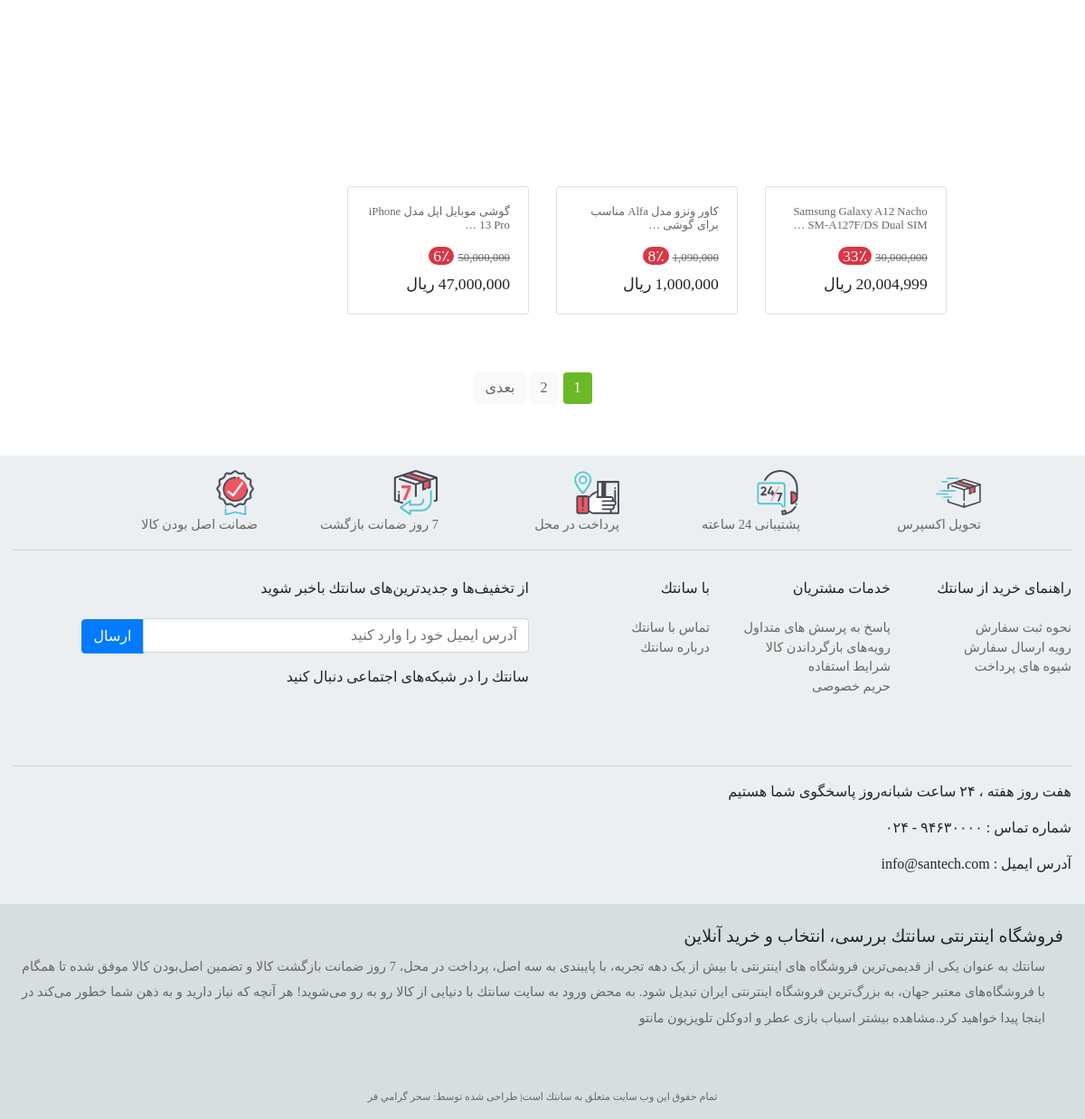
Page /category/گوشی-موبایل/ on the committed database.
### products/models.py (models this page shows, shortened)
class Product(models.Model):
    name = models.CharField(max_length=100)
    slug = models.SlugField(max_length=50, unique=True, allow_unicode=True)
    category = models.ManyToManyField(Category, related_name='products')
    image = models.ImageField()
    image_gallery = models.ManyToManyField(ProductImageGallery, blank=True)
    description = RichTextField()
    price = models.IntegerField()
    has_discount = models.BooleanField(default=False)
    super_price = models.IntegerField(default=0, blank=True)
    available = models.BooleanField(default=True)
    created = models.DateTimeField(auto_now_add=True)
    updated = models.DateTimeField(auto_now=True)
    related_product = models.ManyToManyField('self', blank=True)
    tag = models.ManyToManyField(Tag, blank=True, related_name='tag_products')
    rates = GenericRelation(Rating)
    hits = models.ManyToManyField(IPAddress, through='ProductHit', blank=True, related_name='hits')
    class Meta:
        ordering = ('name',)
    def get_absolute_url(self):
        return reverse('products:product_detail', args=[self.slug,])
    def get_superprice_percent(self):
        percent = (self.price - self.super_price) / self.price * 100
        return int(percent)

### orders/context_processors.py (called while the page is built)
def cart(request):
    return {'cart': Cart(request)}

### products/views.py (called while the page is built)
    def get_queryset(self):
        global category
        slug = self.kwargs.get('category_slug')
        category = get_object_or_404(Category, slug=uri_to_iri(slug), status=True)
        products = Product.objects.filter(category=category, available=True)
        return products

    def get_context_data(self, **kwargs):
        context = super().get_context_data(**kwargs)
        context['category'] = category
        return context

### products/templates/products/category_filter.html (shortened to what this page needs)
{% extends 'base.html' %}
{% load humanize %}
{% block content %}
<div class="p-3 mb-3">
    <div class="row">
        <div class="col-1"></div>
        <div class="col-10">
            <div class="align-items-center mx-auto">
                <div class="row card-group">
                    {% for product in products %}
                        <div class="col-6 col-md-3 mb-3">
                            <a href="{{ product.get_absolute_url }}">
                                <div class="card" >
                                    <div class="card-body">
                                        <h3 class="card-title"> {{ product.name|truncatewords:7 }}</h3>
                                        <div class="price-container">
                                            {% if product.has_discount %}
                                                <del>{{ product.price|intcomma:False }}</del>
                                                <span class="discount badge-danger">{{ product.get_superprice_percent }}٪</span>
                                                <div style="height: 5px"></div>
                                                <span class="now-price">{{ product.super_price|intcomma:False }}</span>
                                                <span class="price-unit">ریال</span>
                                            {% else %}
                                                <div style="height: 5px"></div>
                                                <span class="now-price">{{ product.price|intcomma:False }}</span>
                                                <span class="price-unit">ریال</span>
                                            {% endif %}
                                        </div>
                                    </div>
                                </div>
                            </a>
                        </div>
                    {% empty %}
                        <p class="alert alert-info">
                            فعلا هیچ محصولی در این دسته بندی موجود نیست.
                        </p>
                    {% endfor %}
                </div>
            </div>
        </div>
        <div class="col-1"></div>
    </div>
        <ul class="pagination mt-5">
            {% for page in paginator.page_range %}
                {% if page == page_obj.number %}
                    <li class="active"><a href="?page={{ page }}">{{ page }}</a></li>
                {% else %}
                    <li><a href="?page={{ page }}">{{ page }}</a></li>
                {% endif %}
            {% endfor %}
            {% if page_obj.has_next %}
                <li><a href="?page={{ page_obj.next_page_number }}">بعدی</a></li>
            {% endif %}
        </ul>
</div>
{% endblock %}

### templates/base.html (shortened to what this page needs)
{% load static %}
{% load render_partial %}
<!DOCTYPE html>
<html lang="en">
<head>
    <link rel="stylesheet" href="{% static 'css/bootstrap.css' %}" />
    <link rel="stylesheet" href="{% static 'css/main.css' %}" />
    <link rel="stylesheet" type="text/css" href="{% static 'font-awesome/css/font-awesome.min.css' %}" />
    <link rel="stylesheet" href="{% static 'star-ratings/css/star-ratings.css' %}">
</head>
<body>
    <section class="main-section" id="main-section">
        <div class="container">
            {% block content %} {% endblock %}
        </div>
    </section>
    {% include 'inc/footer.html' %}
</body>
</html>

### templates/inc/footer.html (shortened to what this page needs)
{% load static %}
<footer class="py-3 ">
    <div class="container-fluid">
        <div class="row ">
            <div class="col-1"></div>
            <div class="col-2 footer-item ">
                <a href="#"> <img src="{% static 'image/express.svg' %}" class="img-fluid"></a>
                <span class="text">تحویل اکسپرس</span>
            </div>
            <div class="col-2 footer-item ">
                <a href="#"><img src="{% static 'image/support.svg' %}" class="img-fluid"></a>
                <span class="text">پشتیبانی 24 ساعته</span>
            </div>
            <div class="col-2 footer-item ">
                <a href="#"> <img src="{% static 'image/payment.svg' %}" class="img-fluid"></a>
                <span class="text">پرداخت در محل</span>
            </div>
            <div class="col-2 footer-item">
                <a href="#"> <img src="{% static 'image/warranty.svg' %}" class="img-fluid"></a>
                <span class="text">7 روز ضمانت بازگشت</span>
            </div>
            <div class="col-2 footer-item ">
                <a href="#"><img src="{% static 'image/original.svg' %}" class="img-fluid"></a>
                <span class="text">ضمانت اصل بودن کالا</span>
            </div>
            <div class="col-1"></div>
        </div>
        <hr>
        <div class="row">
            <div class="col-4 col-md-2">
                <h5 class="footer-title py-3">راهنمای خرید از سانتك</h5>
                <a href="#" class="section-li">نحوه ثبت سفارش</a>
                <a href="#" class="section-li">رویه ارسال سفارش</a>
                <a href="#" class="section-li">شیوه های پرداخت</a>
            </div>
            <div class="col-4 col-md-2">
                <h5 class="footer-title py-3">خدمات مشتریان</h5>
                <a href="#" class="section-li">پاسخ به پرسش های متداول</a>
                <a href="#" class="section-li">رویه‌های بازگرداندن کالا</a>
                <a href="#" class="section-li">شرایط استفاده</a>
                <a href="#" class="section-li">حریم خصوصی</a>
            </div>
            <div class="col-4 col-md-2">
                <h5 class="footer-title py-3">با سانتك</h5>
                <a href="{% url 'contacts:contact_us' %}" class="section-li">تماس با سانتك</a>
                <a href="#" class="section-li">درباره سانتك</a>
            </div>
            <div class="col-12 col-md-6">
                <h5 class="footer-title py-3">از تخفیف‌ها و جدیدترین‌های سانتك باخبر شوید</h5>
                <form class="newletter">
                    <input class="form-control w-75 d-inline" type="email" id="email"
                        placeholder="آدرس ایمیل خود را وارد کنید">
                    <button class="btn btn-primary " type="submit">ارسال</button>
                </form>
                <h5 class="footer-title py-3">سانتك را در شبکه‌های اجتماعی دنبال کنید</h5>
                <ul class="footer-social ">
                    <li><a href="#"><i class="fa fa-instagram"></i></a></li>
                    <li><a href="#"><i class="fa fa-telegram"></i></a></li>
                    <li><a href="#"><i class="fa fa-whatsapp"></i></a></li>
                    <li><a href="#"><i class="fa fa-facebook"></i></a></li>
                </ul>
            </div>
        </div>
        <hr>
        <div class="row">
            <div class="col-6 col-md-8 footer-info">
                <p>
                    هفت روز هفته ، ۲۴ ساعت شبانه‌روز پاسخگوی شما هستیم
                </p>
                <p>
                    شماره تماس : ۹۴۶۳۰۰۰۰ - ۰۲۴
                </p>
                <p>
                    آدرس ایمیل : info@santech.com
                </p>
            </div>
            <div class="col-6 col-md-4">
            </div>
        </div>
    </div>
</footer>
<section class="footer2 px-4 pt-4">
    <div class="container-fluid">
        <div class="row">
            <h5>
                فروشگاه اینترنتی سانتك بررسی، انتخاب و خرید آنلاین
            </h5>
            <p class="info-footer2">
                سانتك به عنوان یکی از قدیمی‌ترین فروشگاه های اینترنتی با بیش از یک دهه تجربه، با پایبندی به سه اصل،
                پرداخت در محل، 7 روز ضمانت بازگشت کالا و تضمین اصل‌بودن کالا موفق شده تا همگام با فروشگاه‌های معتبر
                جهان، به بزرگ‌ترین فروشگاه اینترنتی ایران تبدیل شود. به محض ورود به سایت سانتك با دنیایی از کالا رو
                به رو می‌شوید! هر آنچه که نیاز دارید و به ذهن شما خطور می‌کند در اینجا پیدا خواهید کرد.مشاهده بیشتر
                اسباب بازی عطر و ادوکلن تلویزیون مانتو
            </p>
            <br>
            <br>
            <p class="footer-privacy mx-auto mt-5">تمام حقوق این وب سایت متعلق به سانتك است|
                <a href="https://www.linkedin.com/mwlite/in/sahar-gerameifar-7b226712a" class="footer-privacy-link ">طراحی شده توسط: سحر گرامي فر </a>
            </p>
        </div>
    </div>
</section>

### static/css/main.css (style rules this page uses)
body { direction: rtl; text-align: right; margin: 0; padding: 0; font-family: Sahel; }
a { text-decoration: none; color: #696763 ; }
.main-section { margin-top: 190px; }
.card h3, .card a { font-size: 0.8rem; color: #696763; }
.price-container del { font-size: 0.8rem; color: #696763; }
.price-container span { font-size: 1.1rem; color:#212529; }
.badge-danger { border-radius: 15px; padding: 0px 5px; color: #fff!important; }
footer { background-color: #eceff1; }
.footer-item img, .footer-item span { display: block; }
.footer-item img { width: 50px; height: 50px; }
.footer-item span { font-size: 0.9rem; color: #696763!important; }
.footer-title { font-size: 1rem; color:#212529; }
.section-li { font-size: 0.9rem; color: #696763!important; display: block; }
ul.footer-social li { display: inline; }
ul.footer-social>li>a>i { padding-left: 5px; font-size: 1.9rem; color: #43aabd!important; }
.newletter .btn { margin-right: -5px; border-radius:0.25rem 0 0 0.25rem; }
.newletter input { border-radius: 0 0.25rem 0.25rem 0; }
.footer-info p { font-size: 1rem; color:#212529!important; }
.footer2 { background-color: #d7dee0; }
.footer2 h5 { font-size: 1.2rem; color:#212529!important; }
p.info-footer2 { font-size: 0.9rem; color: #696763!important; padding-right: 20px; line-height: 1.8rem; text-align: justify; }
.footer-privacy { font-size: 0.7rem !important; color: #696763!important; }
.footer-privacy-link { font-size: 0.7rem !important; color: #696763!important; }
.pagination { justify-content: center; margin-bottom: 25px; margin-top: 0; padding-right: 15px; }
.pagination li:first-child a, .pagination li:first-child span { border-radius: 0.25rem; margin-left: 0; }
.pagination li:last-child a, .pagination li:last-child span { border-radius: 0.25rem;; }
.pagination .active a, .pagination .active span, .pagination .active a:hover, .pagination .active span:hover, .pagination .active a:focus, .pagination .active span:focus { background-color:#6bb927; border-color:#6bb927; color: #FFFFFF; cursor: default; z-index: 2; border-radius: 0.25rem; }
.pagination li a, .pagination li span { background-color: #f8f9fa; border: 0; float: left; line-height: 1.42857; margin-left: -1px; padding: 6px 12px; position: relative; text-decoration: none; margin-right: 5px; color:#696763; border-radius: 0.25rem; }

### rows in the picture
Product: name "Samsung Galaxy A12 Nacho SM-A127F/DS Dual SIM …", price "30,000,000", get_superprice_percent "33", super_price "20,004,999"
Product: name "کاور ونزو مدل Alfa مناسب برای گوشی …", price "1,090,000", get_superprice_percent "8", super_price "1,000,000"
Product: name "گوشی موبایل اپل مدل iPhone 13 Pro …", price "50,000,000", get_superprice_percent "6", super_price "47,000,000"

### other values in the picture
{{ page }} "1"
{{ page }} "2"
